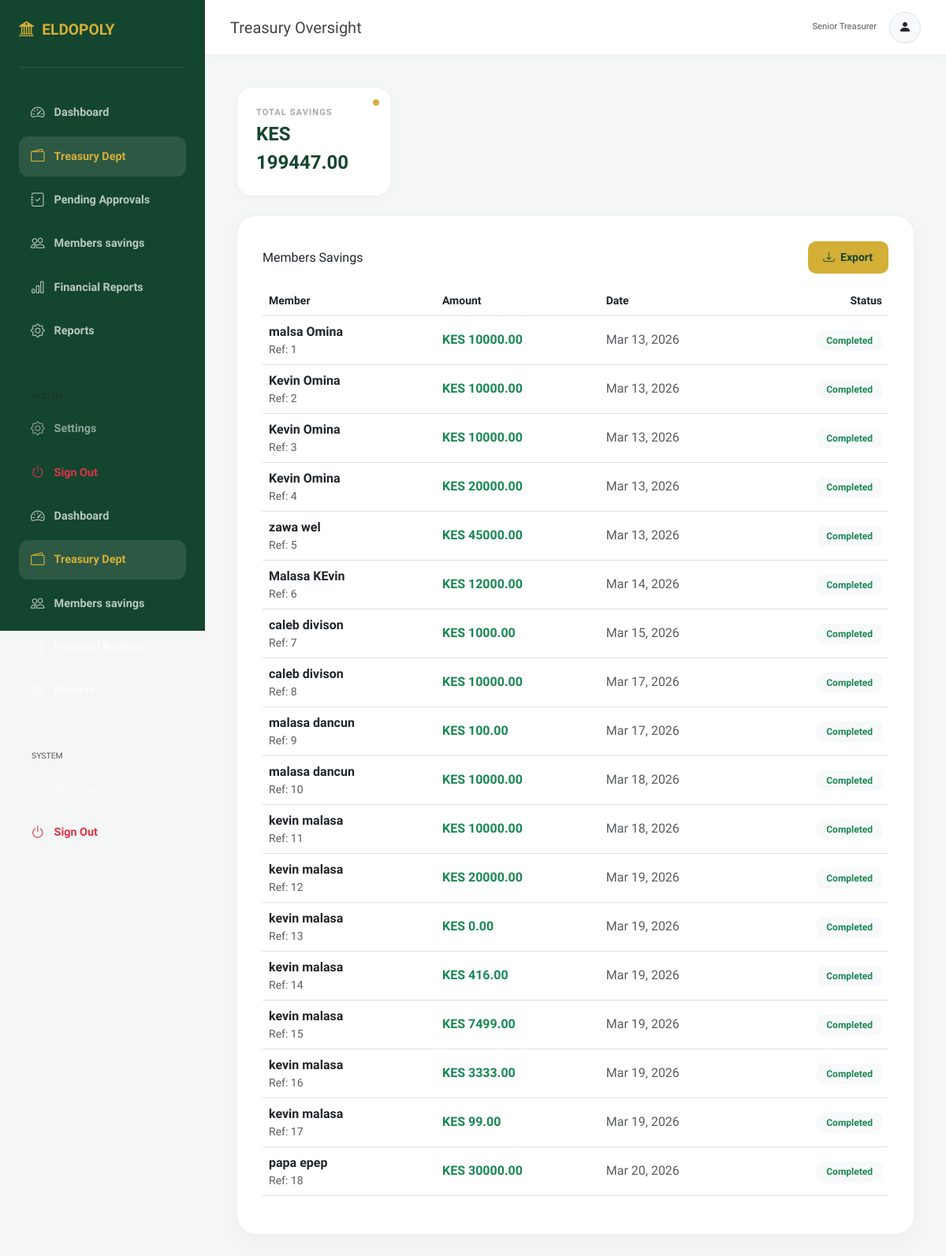
The app's page /all_savings, older data.
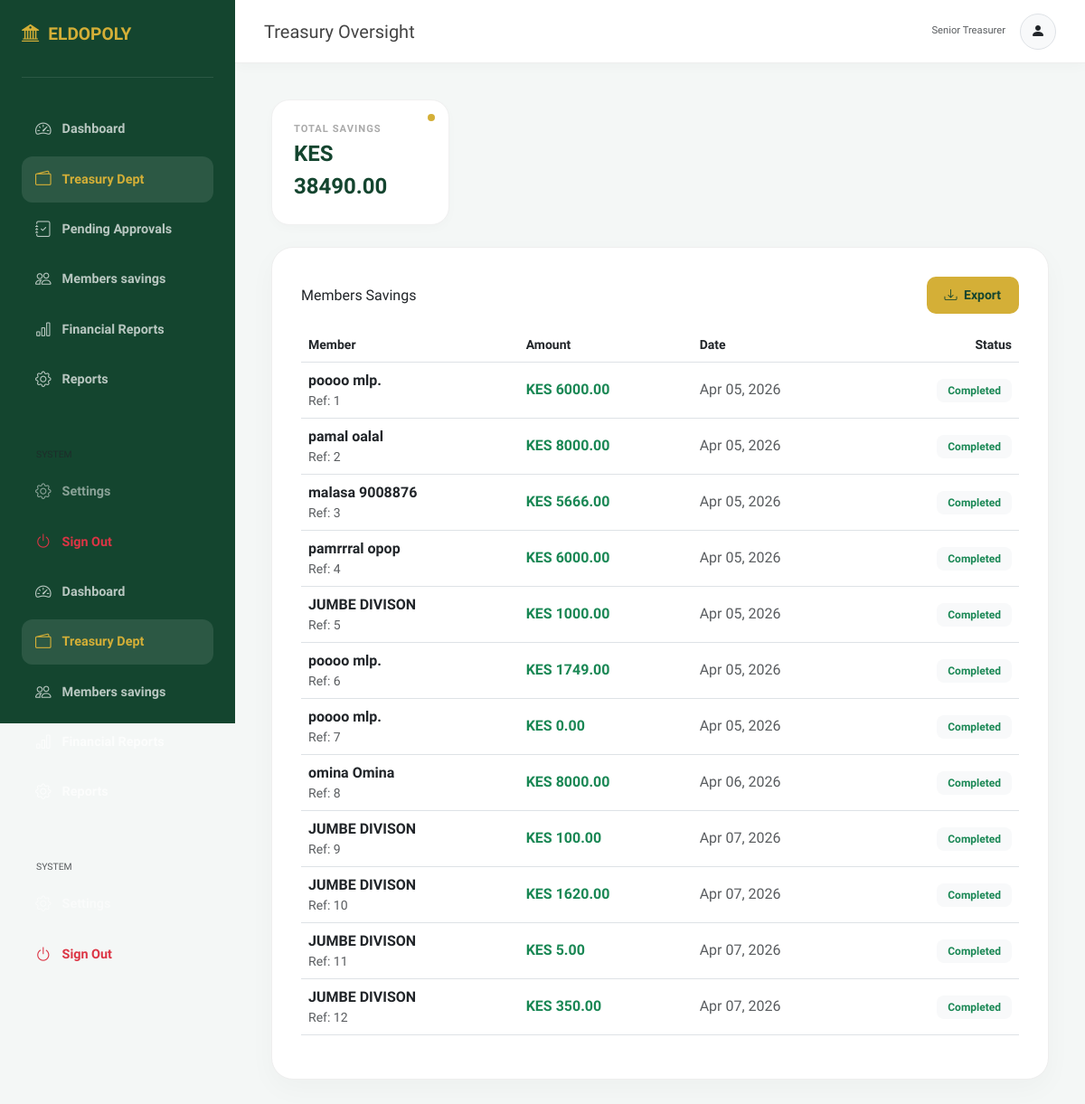
The same page, newer data.
### home/models.py (models this page shows, shortened)
class MonthlyContribution(models.Model):
    member = models.ForeignKey(Profile, on_delete=models.CASCADE,related_name='saving_records')
    amount = models.IntegerField(null=True, blank=True)
    month = models.DateField()
    created_at = models.DateTimeField(auto_now_add=True)

### Users/models.py (models this page shows, shortened)
class Profile(models.Model):
    GENDER_CHOICES = (
        ('M', 'Male'),
        ('F', 'Female'),
        ('O', 'Other'),
    )
    user = models.OneToOneField(CustomUser, on_delete=models.CASCADE)
    phone_number = models.CharField(
        max_length=12,
        validators=[validate_kenyan_phone]
    )
    id_number = models.CharField(max_length=20)
    membership_number = models.CharField(max_length=20, unique=True, null=True)
    pf_number = models.CharField(
        max_length=20,
        unique=True,
        null=True,
        validators=[validate_pf_number] # Add validator here
    )
    gender = models.CharField(max_length=1, choices=GENDER_CHOICES)
    address = models.CharField(max_length=255, blank=True, null=True)
    date_joined = models.DateField(auto_now_add=True)
    profile_picture = models.ImageField(upload_to='profiles/', blank=True, null=True)
    created_at = models.DateTimeField(auto_now_add=True)
    updated_at = models.DateTimeField(auto_now=True)

class CustomUser(AbstractUser):
    USER_TYPE_CHOICES = (
        ('1', 'Admin'),
        ('2', 'Staff'),
        ('3', 'Treasurer'),
        ('4', 'Member'),
    )
    user_type = models.CharField(max_length=10, choices=USER_TYPE_CHOICES, default='4')
    email = models.EmailField(unique=True)
    is_verified = models.BooleanField(default=False)
    otp = models.CharField(max_length=6, blank=True, null=True)

### home/views.py (the view)
def all_savings(request):
    savings = MonthlyContribution.objects.all()
    total_savings = savings.aggregate(total=Sum('amount'))['total'] or 0
    context = {
        'savings': savings,
        'total_savings': total_savings
    }
    return render(request, 'sav.html', context)

### home/templates/sav.html (shortened to what this page needs)
{% load static %}
<!DOCTYPE html>
<html lang="en">
<head>
    <link href="https://cdn.jsdelivr.net/npm/bootstrap@5.3.0/dist/css/bootstrap.min.css" rel="stylesheet">
    <link rel="stylesheet" href="https://cdn.jsdelivr.net/npm/bootstrap-icons@1.11.0/font/bootstrap-icons.css">
</head>
<body>
<aside class="sidebar">
    <div class="sidebar-brand">
        <i class="bi bi-bank2"></i> ELDOPOLY
    </div>
    <nav>
        <a href="{% url 'treasurer_dashboard' %}" class="nav-link-side"><i class="bi bi-speedometer2"></i> Dashboard</a>
        <a href="#" class="nav-link-side active"><i class="bi bi-wallet2"></i> Treasury Dept</a>
        <a href="{% url 'manage_loan_requests' %}" class="nav-link-side"><i class="bi bi-journal-check"></i> Pending Approvals</a>
        <a href="{%url 'all_savings'%}" class="nav-link-side"><i class="bi bi-people"></i> Members savings</a>
        <a href="#" class="nav-link-side"><i class="bi bi-bar-chart"></i> Financial Reports</a>
        <a href="{% url 'monthly_repayment_report'%}" class="nav-link-side"><i class="bi bi-gear"></i> Reports</a>
        <div style="margin-top: 50px;">
            <p class="small text-muted px-3 mb-2" style="font-size: 0.65rem;">SYSTEM</p>
            <a href="#" class="nav-link-side text-white-50"><i class="bi bi-gear"></i> Settings</a>
            <a href="{% url 'Logout' %}" class="nav-link-side text-danger"><i class="bi bi-power"></i> Sign Out</a>
        </div>
    </nav>
<nav>
        <a href="{% url 'treasurer_dashboard' %}" class="nav-link-side"><i class="bi bi-speedometer2"></i> Dashboard</a>
        <a href="#" class="nav-link-side active"><i class="bi bi-wallet2"></i> Treasury Dept</a>
        <a href="{% url 'all_savings' %}" class="nav-link-side"><i class="bi bi-people"></i> Members savings</a>
        <a href="#" class="nav-link-side"><i class="bi bi-bar-chart"></i> Financial Reports</a>
        <a href="{% url 'monthly_repayment_report'%}" class="nav-link-side"><i class="bi bi-gear"></i> Reports</a>
        <div style="margin-top: 50px;">
            <p class="small text-muted px-3 mb-2" style="font-size: 0.65rem;">SYSTEM</p>
            <a href="#" class="nav-link-side text-white-50"><i class="bi bi-gear"></i> Settings</a>
            <a href="{% url 'Logout' %}" class="nav-link-side text-danger"><i class="bi bi-power"></i> Sign Out</a>
        </div>
    </nav>
</aside>
<header class="top-navbar">
    <div class="d-flex align-items-center">
        <h5 class="mb-0 fw-800" style="color: #444;">Treasury Oversight</h5>
    </div>
    <div class="d-flex align-items-center gap-3">
        <div class="text-end d-none d-sm-block">
            <div class="text-muted" style="font-size: 0.7rem;">Senior Treasurer</div>
        </div>
        <div class="bg-light rounded-circle p-2 border" style="width: 40px; height: 40px; display: flex; align-items: center; justify-content: center;">
            <i class="bi bi-person-fill text-eldo-green"></i>
        </div>
    </div>
</header>
<div class="main-wrapper">
    <div class="row mb-4">
        <div class="col-md-3">
            <div class="metric-card">
                <div class="label-text">Total Savings</div>
                <div class="value-text">KES {{ total_savings|floatformat:2 }}</div>
            </div>
        </div>
    </div>
    <div class="content-card">
        <div class="d-flex justify-content-between align-items-center mb-3">
            <h6 class="fw-800 mb-0">Members Savings</h6>
            <button class="btn btn-gold btn-sm">
                <i class="bi bi-download me-1"></i> Export
            </button>
        </div>
        <div class="table-responsive">
            <table class="table align-middle table-hover">
                <thead>
                    <tr class="text-muted small">
                        <th>Member</th>
                        <th>Amount</th>
                        <th>Date</th>
                        <th class="text-end">Status</th>
                    </tr>
                </thead>
                <tbody>
                    {% for savin in savings %}
                    <tr>
                        <td>
                            <div class="fw-bold">{{ savin.member.user.get_full_name }}</div>
                            <div class="small text-muted">Ref: {{ savin.id }}</div>
                        </td>
                        <td class="fw-bold text-success">
                            KES {{ savin.amount|floatformat:2 }}
                        </td>
                        <td class="text-muted">
                            {{ savin.created_at|date:"M d, Y" }}
                        </td>
                        <td class="text-end">
                            <span class="status-pill bg-light text-success">
                                Completed
                            </span>
                        </td>
                    </tr>
                    {% empty %}
                    <tr>
                        <td colspan="4" class="text-center text-muted py-4">
                            No savings records found
                        </td>
                    </tr>
                    {% endfor %}
                </tbody>
            </table>
        </div>
    </div>
</div>

### home/templates/sav.html (style rules this page uses)
:root { --eldo-green: #14452F; --eldo-gold: #D4AF37; --sidebar-width: 260px; --top-nav-height: 70px; --bg-light: #f4f7f6; }
body { background-color: var(--bg-light); font-family: 'Plus Jakarta Sans', sans-serif; margin: 0; overflow-x: hidden; }
.sidebar { width: var(--sidebar-width); height: 100vh; position: fixed; left: 0; top: 0; background: var(--eldo-green); z-index: 1100; padding: 1.5rem; color: white; transition: all 0.3s ease; }
.sidebar-brand { font-weight: 800; font-size: 1.2rem; color: var(--eldo-gold); padding-bottom: 2rem; border-bottom: 1px solid rgba(255,255,255,0.1); margin-bottom: 2rem; display: flex; align-items: center; gap: 10px; }
.nav-link-side { color: rgba(255,255,255,0.7); text-decoration: none; padding: 12px 15px; border-radius: 12px; display: flex; align-items: center; margin-bottom: 5px; font-weight: 600; font-size: 0.9rem; transition: 0.2s; }
.nav-link-side:hover, .nav-link-side.active { background: rgba(255,255,255,0.1); color: var(--eldo-gold); }
.nav-link-side i { font-size: 1.1rem; margin-right: 12px; }
.top-navbar { height: var(--top-nav-height); background: white; position: fixed; top: 0; right: 0; left: var(--sidebar-width); z-index: 1000; display: flex; align-items: center; justify-content: space-between; padding: 0 2rem; box-shadow: 0 2px 15px rgba(0,0,0,0.03); border-bottom: 1px solid #eee; }
.main-wrapper { margin-left: var(--sidebar-width); margin-top: var(--top-nav-height); padding: 2.5rem; }
.metric-card { background: white; border-radius: 20px; padding: 1.5rem; border: 1px solid #f0f0f0; box-shadow: 0 4px 12px rgba(0,0,0,0.02); position: relative; }
.metric-card::after { content: ''; position: absolute; top: 15px; right: 15px; width: 8px; height: 8px; border-radius: 50%; background: var(--eldo-gold); }
.label-text { font-size: 0.7rem; font-weight: 800; color: #aaa; text-transform: uppercase; letter-spacing: 1px; }
.value-text { font-size: 1.5rem; font-weight: 800; color: var(--eldo-green); }
.content-card { background: white; border-radius: 24px; padding: 2rem; box-shadow: 0 10px 30px rgba(0,0,0,0.03); border: 1px solid #eee; }
.status-pill { padding: 6px 12px; border-radius: 8px; font-size: 0.75rem; font-weight: 700; }
.btn-gold { background: var(--eldo-gold); color: var(--eldo-green); border: none; font-weight: 800; border-radius: 10px; padding: 10px 20px; transition: 0.3s; }

Row changes from the older to the newer data that the page shows:
removed MonthlyContribution: member.user.get_full_name "kevin malasa", id "13", amount "0.00", created_at "Mar 19, 2026"
removed MonthlyContribution: member.user.get_full_name "kevin malasa", id "14", amount "416.00", created_at "Mar 19, 2026"
removed MonthlyContribution: member.user.get_full_name "kevin malasa", id "15", amount "7499.00", created_at "Mar 19, 2026"
removed MonthlyContribution: member.user.get_full_name "kevin malasa", id "16", amount "3333.00", created_at "Mar 19, 2026"
removed MonthlyContribution: member.user.get_full_name "kevin malasa", id "17", amount "99.00", created_at "Mar 19, 2026"
removed MonthlyContribution: member.user.get_full_name "papa epep", id "18", amount "30000.00", created_at "Mar 20, 2026"
changed MonthlyContribution id 1: member.user.get_full_name "malsa Omina" → "poooo mlp."; amount "10000.00" → "6000.00"; created_at "Mar 13, 2026" → "Apr 05, 2026"
changed MonthlyContribution id 2: member.user.get_full_name "Kevin Omina" → "pamal oalal"; amount "10000.00" → "8000.00"; created_at "Mar 13, 2026" → "Apr 05, 2026"
changed MonthlyContribution id 3: member.user.get_full_name "Kevin Omina" → "malasa 9008876"; amount "10000.00" → "5666.00"; created_at "Mar 13, 2026" → "Apr 05, 2026"
changed MonthlyContribution id 4: member.user.get_full_name "Kevin Omina" → "pamrrral opop"; amount "20000.00" → "6000.00"; created_at "Mar 13, 2026" → "Apr 05, 2026"
changed MonthlyContribution id 5: member.user.get_full_name "zawa wel" → "JUMBE DIVISON"; amount "45000.00" → "1000.00"; created_at "Mar 13, 2026" → "Apr 05, 2026"
changed MonthlyContribution id 6: member.user.get_full_name "Malasa KEvin" → "poooo mlp."; amount "12000.00" → "1749.00"; created_at "Mar 14, 2026" → "Apr 05, 2026"
changed MonthlyContribution id 7: member.user.get_full_name "caleb divison" → "poooo mlp."; amount "1000.00" → "0.00"; created_at "Mar 15, 2026" → "Apr 05, 2026"
changed MonthlyContribution id 8: member.user.get_full_name "caleb divison" → "omina Omina"; amount "10000.00" → "8000.00"; created_at "Mar 17, 2026" → "Apr 06, 2026"
changed MonthlyContribution id 9: member.user.get_full_name "malasa dancun" → "JUMBE DIVISON"; created_at "Mar 17, 2026" → "Apr 07, 2026"
changed MonthlyContribution id 10: member.user.get_full_name "malasa dancun" → "JUMBE DIVISON"; amount "10000.00" → "1620.00"; created_at "Mar 18, 2026" → "Apr 07, 2026"
changed MonthlyContribution id 11: member.user.get_full_name "kevin malasa" → "JUMBE DIVISON"; amount "10000.00" → "5.00"; created_at "Mar 18, 2026" → "Apr 07, 2026"
changed MonthlyContribution id 12: member.user.get_full_name "kevin malasa" → "JUMBE DIVISON"; amount "20000.00" → "350.00"; created_at "Mar 19, 2026" → "Apr 07, 2026"
Text that changed along with them:
{{ total_savings|floatformat:2 }}: "199447.00" → "38490.00"
